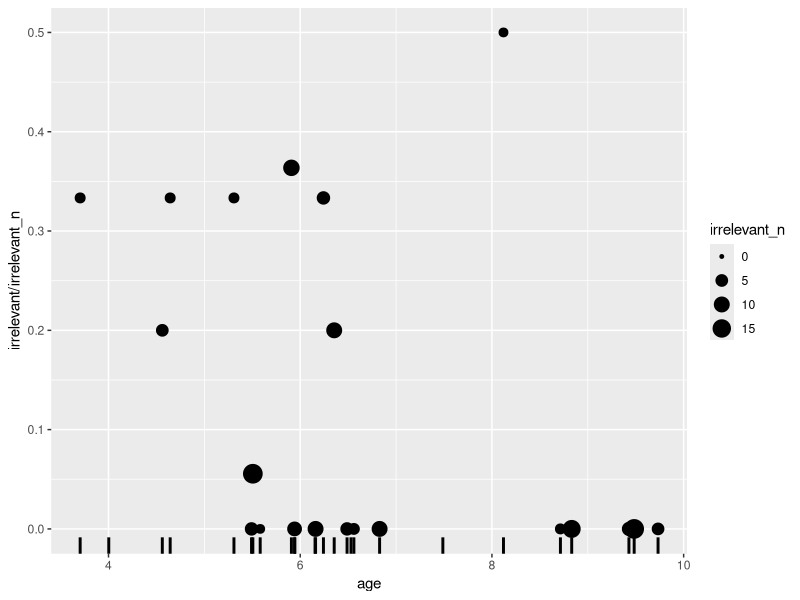
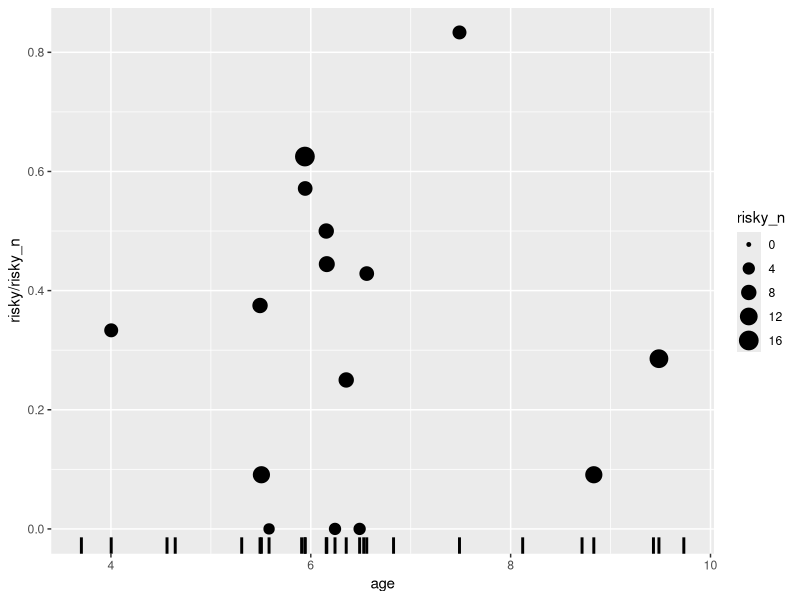

Recreate these plots in R, in order.
library(tidyverse)
library(readxl)
library(lubridate)


transcript <- read_excel("data/arg2 transcript.xlsx",
                         na = "na")[-1,][1:297,] %>%
  select(
    subject,
    card_no,
    rare,
    irrelevant,
    risky
  ) %>%
  transmute(
    subject = as.integer(subject),
    card_no = as.integer(card_no),
    condition = as.factor(rare),
    condition = fct_recode(condition,
                           skewed = "arms",
                           even = "none"),
    irrelevant = irrelevant == "true",
    risky = risky == "true"
  )

subjects <- read_excel("data/arg2 participants.xlsx") %>%
  select(
    subject,
    dob,
    date,
    condition,
    drop
  ) %>%
  mutate(
    subject = as.integer(subject),
    condition = as.factor(condition),
    dob = ymd(dob),
    date = ymd(date),
    age = as.numeric(date - dob) / 365.25,
    drop = as.logical(drop)
  ) %>%
  ## remove dropouts:
  filter(is.na(drop)) %>%
  select(-drop)

trans_sum <- transcript %>%
  group_by(subject, condition) %>%
  summarize(
    cards = max(card_no),
    irrelevant_n = sum(!is.na(irrelevant)),
    irrelevant = sum(irrelevant, na.rm = TRUE),
    risky_n = sum(!is.na(risky)),
    risky = sum(risky, na.rm = TRUE)
  ) %>%
  ungroup

d <- subjects %>%
  left_join(trans_sum,
            by = "subject") %>%
  mutate(condition = condition.x,
         condition.x = NULL,
         condition.y = NULL)


## add 1 to all for useful beta curves (HACK):
#d[,6:9] <- d[,6:9] + 1

ggplot(d,
       aes(x = age,
           y = irrelevant/irrelevant_n,
           size = irrelevant_n)) +
  geom_point() +
  geom_rug(size = 1, sides = "b")

ggplot(d,
       aes(x = age,
           y = risky/risky_n,
           size = risky_n)) +
  geom_point() +
  geom_rug(size = 1, sides = "b")


## assign manual age groups (HACK):
d <- d %>%
  mutate(agegroup = case_when(
    age < 5 ~ "3-5",
    age >= 5 & age < 6 ~ "5-6",
    age >= 6 & age < 7 ~ "6-7",
    age > 7 ~ "7-10"
  ))
